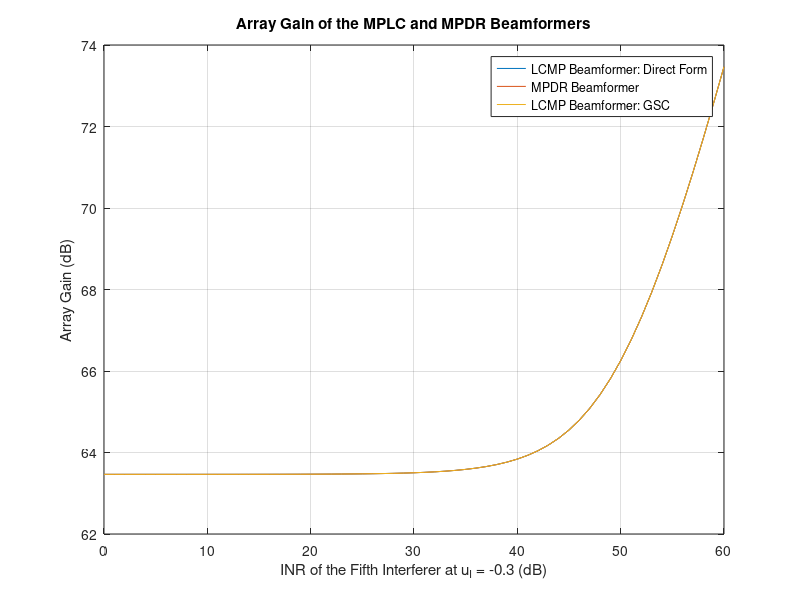

Reproduce this figure in MATLAB.
% problem679a.m: Solves Problem 6.7.9 part (a), Van Trees, Volume IV
% 11/27/03, J.A. Tague

% Initialize parameters for a twenty element standard line array

N = 20;
n = N - 1 : -1 : 0;
n = n';

% Calculate the array manifold vector of the desired signal and the five
% interferers

v_m = ones(N, 1);
v_1 = exp(j * pi * 0.3 * (n - (N - 1) / 2));
v_2 = exp(j * pi * 0.5 * (n - (N - 1) / 2));
v_3 = exp(j * pi * 0.7 * (n - (N - 1) / 2));
v_4 = exp(j * pi * -0.5 * (n - (N - 1) / 2));
v_5 = exp(j * pi * -0.3 * (n - (N - 1) / 2));

% Calculate the powers of the first four interferers

sigma_21 = 10^(40 / 10);
sigma_22 = 10^(30 / 10);
sigma_23 = 10^(50 / 10);
sigma_24 = 10^(10 / 10);

% Calculate S_x, the covariance matrix of the four known inteferers plus
% white noise

S_n4 = sigma_21 * v_1 * v_1' + sigma_22 * v_2 * v_2' + sigma_23 * v_3 * v_3' + sigma_24 * v_4 * v_4' + eye(N);

% Build the contraint matrix C and gain constraint vector g, including a
% distortionless response constraint at u = 0

u_dir = [0 0.3 0.5 0.7 -0.5];
C = exp(j * pi * (n - (N - 1) / 2) * u_dir);
g = [1 0 0 0 0]';

% Calculate array gain of the MPLC beamformer as a function of the fifth
% interferer's INR

INR_5 = 0 : 60;

AGLCMP = zeros(1, length(INR_5));
AGMPDR = zeros(1, length(INR_5));
AGGSC  = zeros(1, length(INR_5));

% Evaluate the performance of the MPDR beamformer

for k = 1 : length(INR_5)
    sigma_25 = 10^(INR_5(k) / 10);
    S_n = sigma_25 * v_5 * v_5' + S_n4;
    rho_n = (N / trace(S_n)) * S_n;
    S_x = v_m * v_m' + S_n;
    w = inv(S_x) * v_m / (v_m' * inv(S_x) * v_m);
    AG = abs(w' * v_m)^2 / (w' * rho_n * w);
    AGMPDR(k) = 10 * log10(real(AG));
end

% Evaluate the performance of the LCMP beamformer implmented in its direct
% form

for k = 1 : length(INR_5)
    sigma_25 = 10^(INR_5(k) / 10);
    S_n = sigma_25 * v_5 * v_5' + S_n4;
    rho_n = (N / trace(S_n)) * S_n;
    S_x = v_m * v_m' + S_n;
    w = inv(S_x) * C * inv(C' * inv(S_x) * C) * g;
    AG = abs(w' * v_m)^2 / (w' * rho_n * w);
    AGLCMP(k) = 10 * log10(real(AG));
end

% Evaluate the performance of the LCMP beamformer implemented as a
% generalized sidelobe canceller

% Calculate the upper branch of the structure

w_q = C * inv(C' * C) * g;

% Calculate the blocking matrix

[U, Delta] = svd(C);
B = U(:, 6:N);

for k = 1 : length(INR_5)
    sigma_25 = 10^(INR_5(k) / 10);
    S_n = sigma_25 * v_5 * v_5' + S_n4;
    rho_n = (N / trace(S_n)) * S_n;
    S_x = v_m * v_m' + S_n;
    w_a = inv(B' * S_x * B) * B' * S_x' * w_q;
    w = w_q - B * w_a;
    AG = abs(w' * v_m)^2 / (w' * rho_n * w);
    AGGSC(k) = 10 * log10(real(AG));
end

% Plot the results

floor = 0;

for k = 1 : length(INR_5)
    if (AGLCMP(k) < floor) AGLCMP(k) = floor;
    end;
    if (AGMPDR(k) < floor) AGMPDR(k) = floor;
    end;
    if (AGGSC(k) < floor)  AGGSC(k) = floor;
    end;
end;

figure;
plot(INR_5, AGLCMP, INR_5, AGMPDR, INR_5, AGGSC);
grid;
xlabel('INR of the Fifth Interferer at u_I = -0.3 (dB)');
ylabel('Array Gain (dB)');
title('Array Gain of the MPLC and MPDR Beamformers');
legend('LCMP Beamformer: Direct Form', 'MPDR Beamformer', 'LCMP Beamformer: GSC');
